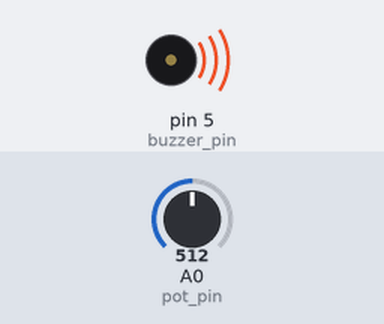
Simulated run of this program. Board: Arduino Uno, built with avr-gcc and run on an emulated ATmega328P. Shown: buzzer (waves = sounding). The inputs (shaded band) are chosen by the test bench; at power-on: A0 (pot_pin) = 512. What the program prints to the serial monitor is not drawn.

Above: at 0.1 s.
Timing chart, 0 to 1.6 s (numbered marks = the images above):
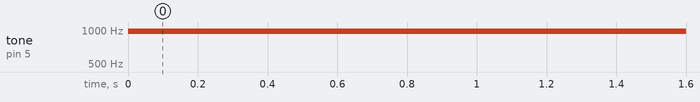

Measured:
- by itself, tone on pin 5 (buzzer_pin): silent → 977 Hz at 0.00 s

The program:

main.cpp
```cpp
#include <Arduino.h>

const int buzzer_pin = 5;
const int pot_pin = A0;

int pot_value = 0;
int buz_value = 0;
int cont_value = 0;

void setup() {
  Serial.begin(115200);
  pinMode(buzzer_pin, OUTPUT);
}

void loop() {
  pot_value = analogRead(pot_pin);  // 0-1023

  cont_value = constrain(pot_value, 10, 240);
  // constrain(x, a, b)
  // Constrains a number to be within a range.
  // x: the number to constrain Allowed data types: all data types.
  // a: the lower end of the range. Allowed data types: all data types.
  // b: the upper end of the range. Allowed data types: all data types.

  Serial.print("pot_value: ");
  Serial.print(pot_value);
  Serial.print("\t");

  buz_value = map(pot_value, 0, 1023, 0, 255);  // map(value, fromLow, fromHigh, toLow, toHigh)
  analogWrite(buzzer_pin, buz_value);  // 0-255

  Serial.print("buz_value: ");
  Serial.print(buz_value);
  Serial.print("\t");

  Serial.print("cont_value: ");
  Serial.print(cont_value);
  Serial.print("\n");

  delay(100);
}
```
